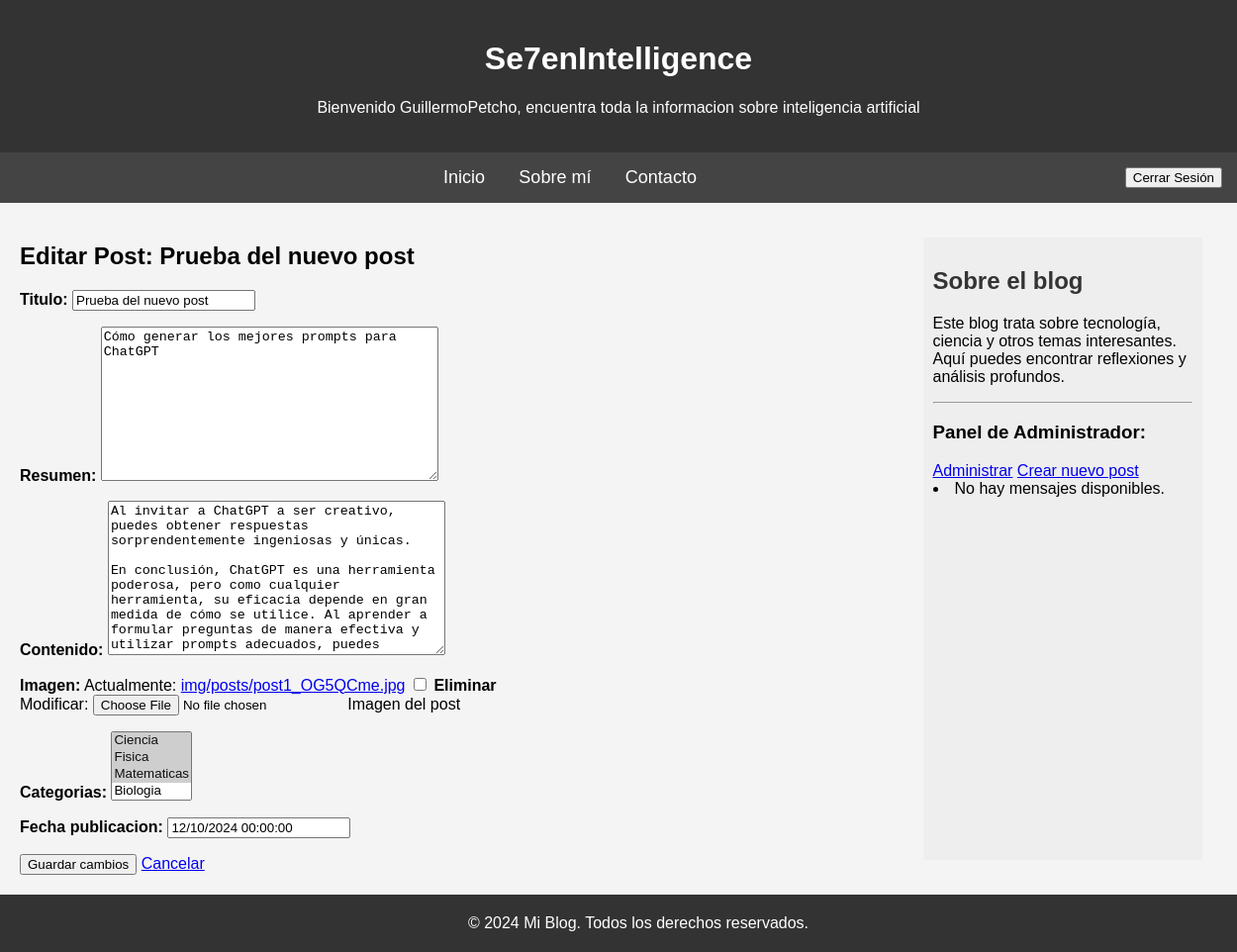
The app's page /post/15/editar/ (signed in), older data.
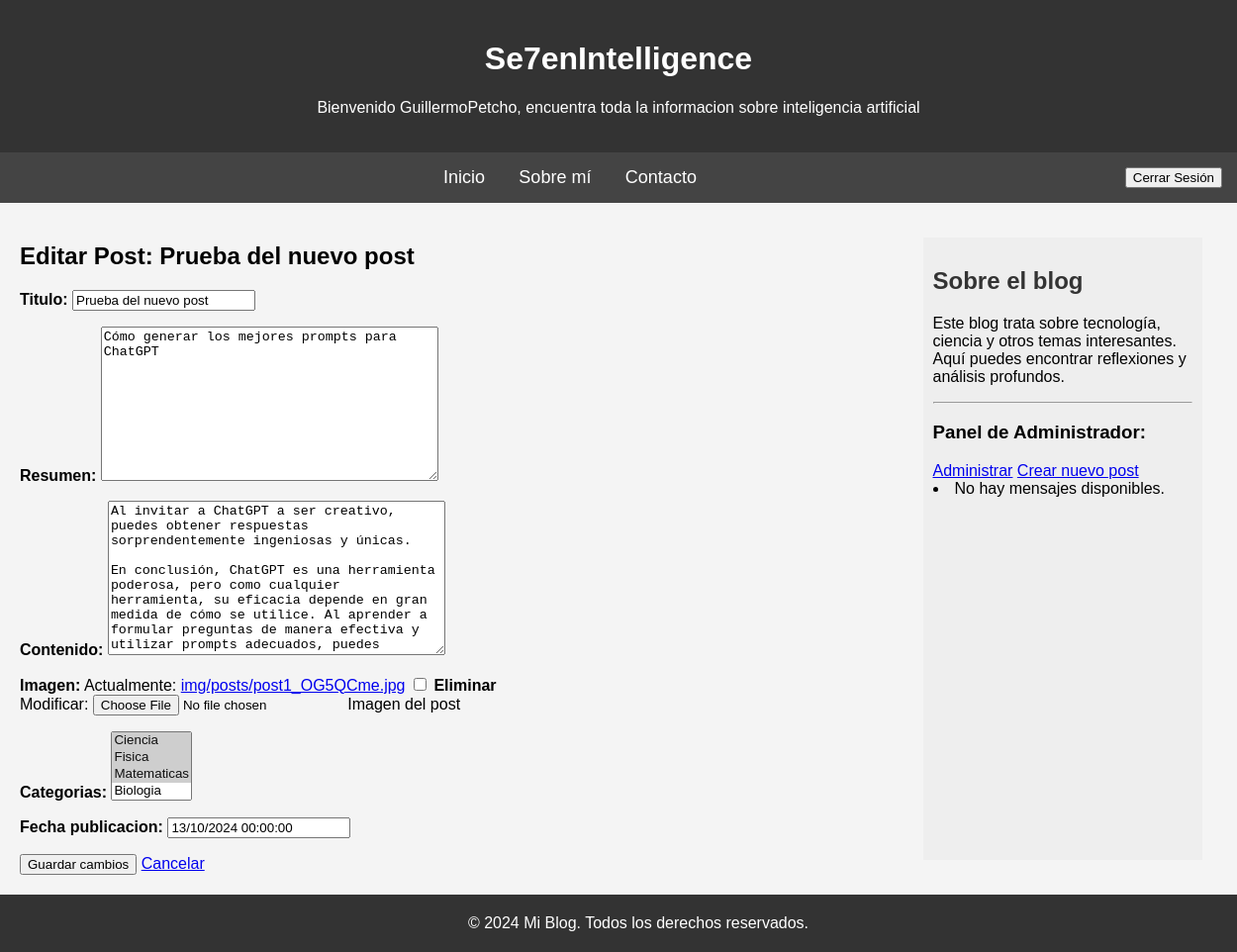
The same page, newer data.
### apps/myblog/models.py (models this page shows, shortened)
class Post(models.Model):
    autor = models.ForeignKey(settings.AUTH_USER_MODEL, on_delete=models.CASCADE)
    titulo = models.CharField(max_length=200)
    resumen = models.TextField(max_length=50000)
    fecha_creacion = models.DateTimeField(default=timezone.now)
    fecha_publicacion = models.DateTimeField(blank=True, null=True)
    contenido = models.TextField(max_length=50000)
    imagen = models.ImageField(null=True, blank= True,upload_to= "img/posts", help_text= "Imagen del post")
    categorias = models.ManyToManyField(Categoria, related_name="posts")

### apps/myblog/views.py (the view)
# urls.py: path('post/<int:id>/editar/', editar_post, name='editar_post'),
@login_required
def editar_post(request, id):
    post = get_object_or_404(Post, id=id)
    if request.method == 'POST':
        form = PostForm(request.POST, request.FILES, instance=post)  # Asegúrate de incluir request.FILES
        if form.is_valid():
            form.save()
            return redirect('post_detalle', id=post.id)
    else:
        form = PostForm(instance=post)
    return render(request, 'editar_post.html', {'form': form, 'post': post})

### apps/myblog/forms.py
class PostForm(forms.ModelForm):
    class Meta:
        model = Post
        fields = ['titulo', 'resumen', 'contenido', 'imagen', 'categorias', 'fecha_publicacion']

### apps/myblog/models.py (called while the page is built)
    def __str__(self):
        return self.nombre

### templates/editar_post.html (shortened to what this page needs)
{% extends 'base.html' %}
{% load static %}
{% block content %}
    <div class="container">
        <h2>Editar Post: {{ post.titulo }}</h2>
        <form method="post" method="POST" enctype="multipart/form-data">
            {{ form.as_p }}
            <button type="submit" class="btn btn-success">Guardar cambios</button>
            <a href="{% url 'post_detalle' post.id %}" class="btn btn-secondary">Cancelar</a>
        </form>
    </div>
{% endblock %}

Row changes from the older to the newer data that the page shows:
changed Post "Prueba del nuevo post": fecha_publicacion "12/10/2024 00:00:00" → "13/10/2024 00:00:00"
